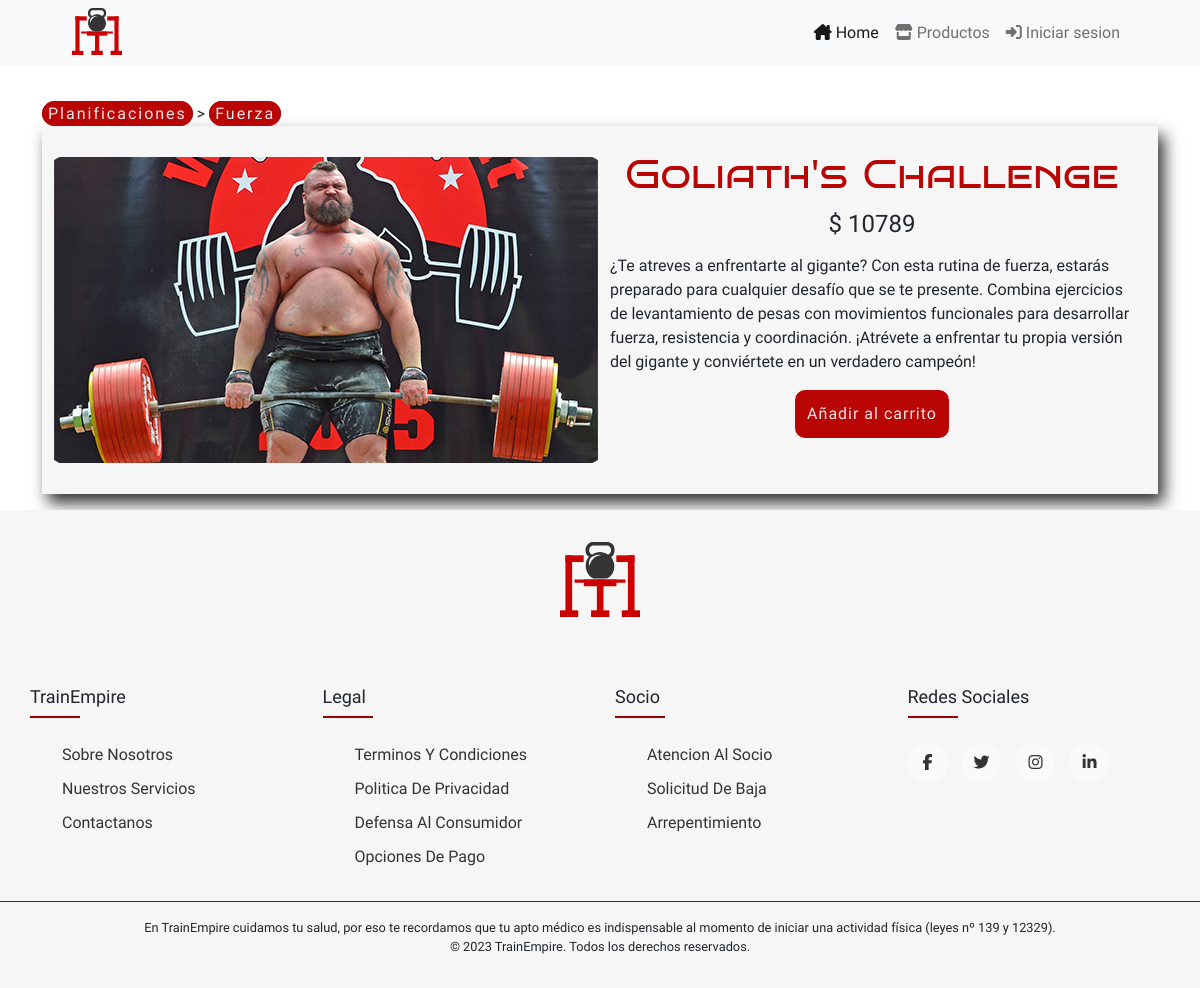
/sitio/index.php?s=detalles&id=19, run on the app's committed database.
### tables this page shows
CREATE TABLE `categorias` (
  `id_categorias` int(10) UNSIGNED NOT NULL,
  `nombre` varchar(45) NOT NULL
);

CREATE TABLE `productos` (
  `id_productos` int(10) UNSIGNED NOT NULL,
  `usuarios_fk` int(10) UNSIGNED NOT NULL,
  `titulo` varchar(100) NOT NULL,
  `descripcion` text NOT NULL,
  `sintesis` varchar(255) DEFAULT NULL,
  `imagen` varchar(255) DEFAULT NULL,
  `precio` int(11) NOT NULL,
  `categorias_fk` int(10) UNSIGNED NOT NULL
);

### sitio/clases/modelos/Modelo.php (called while the page is built, shortened)
<?php
class Modelo{
    protected string $tabla = "";
    protected string $clavePrimaria = "";
    public function porId(int $id): ?static {
        $bd = BD::getConexion();
        $query = "SELECT * FROM " . $this->tabla . "
        WHERE " . $this->clavePrimaria . " = ?";
        $stmt = $bd->prepare($query);
        $stmt->execute([$id]);
        $stmt->setFetchMode(PDO::FETCH_CLASS, static::class);
        $instancia = $stmt->fetch();
        return $instancia;
    }
}

### sitio/clases/modelos/Rutinas.php (called while the page is built, shortened)
<?php
class Rutinas extends Modelo{
    private string $titulo;
    private string $descripcion;
    private ?string $imagen;
    private int    $precio;
    private string $categorias_fk;
    public function getTitulo(): string{
        return $this->titulo;
    }
    public function getDescripcion(): string{
        return $this->descripcion;
    }
    public function getPrecio(): int{
        return $this->precio;
    }
    public function getImagen(): ?string{
        return $this->imagen;
    }
    public function getCategoria(): string{
        return $this->categorias_fk;
    }
}

### sitio/clases/modelos/Categorias.php (called while the page is built, shortened)
<?php
class Categorias extends Modelo{
    private string $nombre;
    public function getNombre(): string{
        return $this->nombre;
    }
}

### sitio/clases/autenticacion/Autenticacion.php (called while the page is built, shortened)
<?php
class Autenticacion{
    public function estaAutenticado():bool{
        return isset($_SESSION['id_usuarios']);
    }
}

### sitio/secciones/detalles.php (the view)
<?php
 $rutina = (new Rutinas)->porId($_GET['id']);
 $categoria = (new Categorias)->porId($rutina->getCategoria());
 $autenticacion = (new Autenticacion);
?>
    <div class="detalles_producto">
        <span><a href="index.php?s=productos">planificaciones</a> > <a href="index.php?s=productos&c=<?= $rutina->getCategoria();?>"><?= $categoria->getNombre(); ?></a></span>
        <div>
        <img src="assets/productos/<?=$rutina->getImagen()?$rutina->getImagen():'defecto.jpg';?>" class="card-img-top" alt="planificacion de <?= $rutina->getTitulo(); ?>">
            <div>
                <h1><?= $rutina->getTitulo();?></h1>
                <span class="precio">$ <?= $rutina->getPrecio(); ?></span>
                <p><?= $rutina->getDescripcion(); ?></p>
                <?php if($autenticacion->estaAutenticado()):?>
                <form action="acciones/anadir-carrito.php" method="post">
                    <input type="hidden" name="id_producto" value="<?=  $rutina->getId() ;?>">
                    <button type="submit" class="btn-contacto">
                        Añadir al carrito
                    </button>
                </form>
                <?php else:?>
                <a href="index.php?s=login" class="btn-contacto">Añadir al carrito</a>
                <?php endif;?>
            </div>
        </div>
    </div>

### sitio/estilos.css (style rules this page uses)
:root { --color-primario: #e8e8e8; --color-primario2: #f6f6f6; --color-secundario: #990100; --color-secundario2:#b90504; --color-terciario: #333333; --tamano-fuente-grande: 4rem; --tamano-fuente-media: 1.5rem; --tamano-fuente-chica: 1rem; }
* { margin: 0; padding: 0; font-family: 'Roboto-Regular',Arial, Helvetica, sans-serif; scroll-behavior: smooth; -webkit-box-sizing: border-box; box-sizing: border-box; }
body { background-color: var(--color-primario); color: var(--color-terciario); }
body { overflow: hidden; }
body { overflow: auto; }
.btn-contacto { border: 2px solid rgba(255,255,255,0.0); display: inline; color: var(--color-primario); padding: 10px; background-color: var(--color-secundario2); -webkit-border-radius: 10px; border-radius: 10px; margin-bottom: 4vh; text-decoration: none; letter-spacing: 1px; transition: all .5s; }
h1 { text-align: center; color: var(--color-secundario2); font-weight: bolder; font-family: 'Bruno Ace SC',Arial, Helvetica, sans-serif; }
span a { color: var(--color-primario); background-color: var(--color-secundario2); text-decoration: none; text-transform: capitalize; border: 1px solid var(--color-secundario2); letter-spacing: 2px; padding: 2px 5px; border-radius: 25px; }
.detalles_producto { margin-top: 3vw; }
.detalles_producto>div { display: -webkit-box; display: -webkit-flex; display: -ms-flexbox; display: flex; -webkit-box-pack: center; -webkit-justify-content: center; -ms-flex-pack: center; justify-content: center; -webkit-box-align: center; -webkit-align-items: center; -ms-flex-align: center; align-items: center; background-color: var(--color-primario2); padding: 1vw; -webkit-box-shadow: 6px 9px 15px 0px var(--color-terciario); box-shadow: 6px 9px 15px 0px var(--color-terciario); }
.detalles_producto>div>img { max-width: 50%; -webkit-clip-path: ellipse(70% 70% at 50% 50%); clip-path: ellipse(70% 70% at 50% 50%); }
.detalles_producto>div>div { padding: 1vw; display: -webkit-box; display: -webkit-flex; display: -ms-flexbox; display: flex; -webkit-box-orient: vertical; -webkit-box-direction: normal; -webkit-flex-direction: column; -ms-flex-direction: column; flex-direction: column; -webkit-box-pack: center; -webkit-justify-content: center; -ms-flex-pack: center; justify-content: center; -webkit-box-align: center; -webkit-align-items: center; -ms-flex-align: center; align-items: center; }
.detalles_producto>div>div>.precio { font-size: var(--tamano-fuente-media); }
.detalles_producto>div>div>p { padding-top: 1vw; }

### data on the page
categorias: nombre "Fuerza"
productos: imagen (picture), titulo "Goliath's Challenge", precio "10789", descripcion "¿Te atreves a enfrentarte al gigante? Con esta rutina de fuerza, estarás preparado para cualquier desafío que se te presente. Combina ejercicios de levantamiento de pesas con movimientos funcionales para desarrollar fuerza, resistencia y coordinación. ¡Atrévete a enfrentar tu propia versión del gigante y conviértete en un verdadero campeón!"
